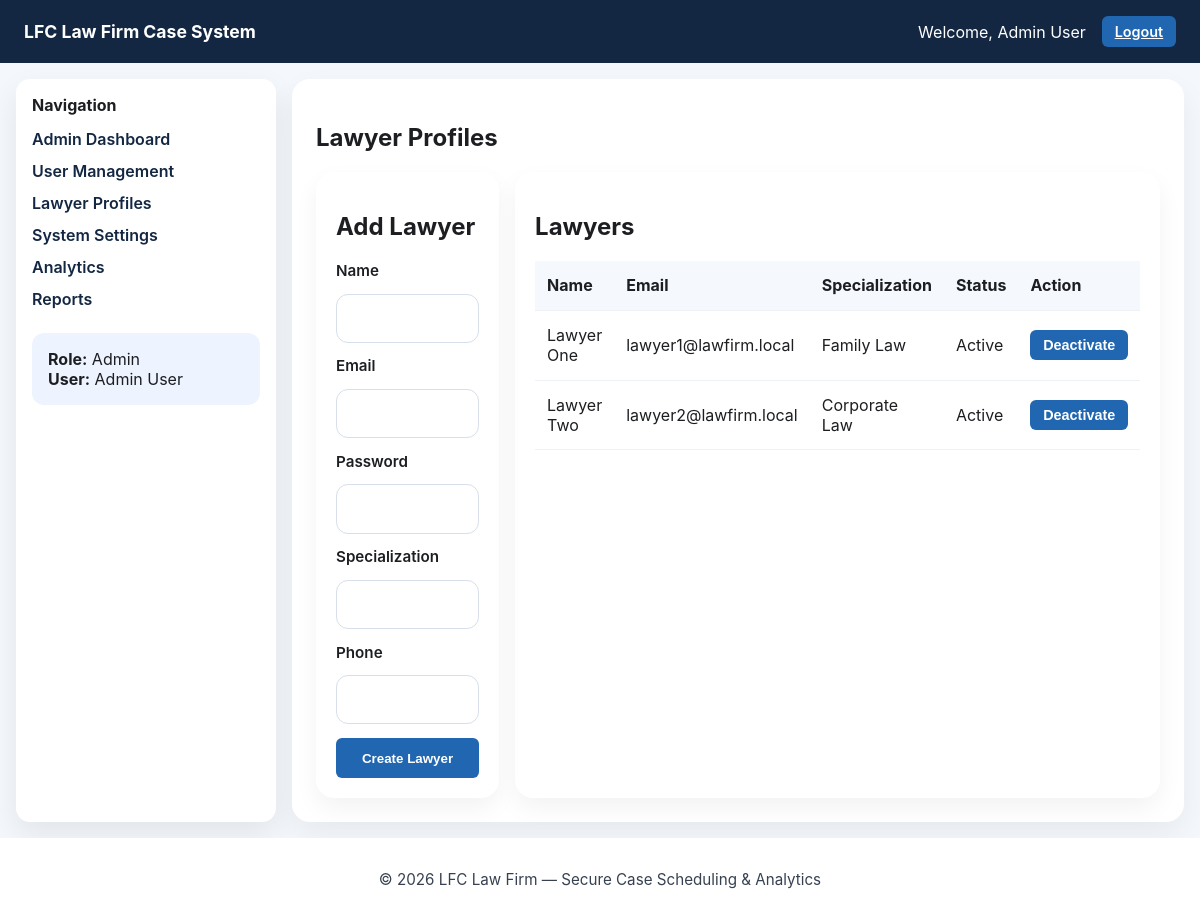
The app's page /admin/lawyers.php (signed in) with its own data.
### tables this page shows
CREATE TABLE lawyers (
  id INT AUTO_INCREMENT PRIMARY KEY,
  user_id INT NOT NULL,
  phone VARCHAR(50) DEFAULT NULL,
  specialization VARCHAR(100) DEFAULT NULL,
  active TINYINT(1) DEFAULT 1,
  FOREIGN KEY (user_id) REFERENCES users(id) ON DELETE CASCADE
);

CREATE TABLE users (
  id INT AUTO_INCREMENT PRIMARY KEY,
  name VARCHAR(100) NOT NULL,
  email VARCHAR(150) NOT NULL UNIQUE,
  password VARCHAR(255) NOT NULL,
  role ENUM('admin','staff','lawyer') NOT NULL DEFAULT 'staff',
  created_at TIMESTAMP DEFAULT CURRENT_TIMESTAMP
);

### admin/lawyers.php (the view, shortened to what this page needs)
<?php
require_once __DIR__ . '/../config/database.php';
$lawyers = $mysqli->query('SELECT l.id, u.name, u.email, l.phone, l.specialization, l.active, u.created_at FROM lawyers l JOIN users u ON l.user_id = u.id ORDER BY u.name ASC');
?>
<?php include __DIR__ . '/../includes/header.php'; ?>
<?php include __DIR__ . '/../includes/sidebar.php'; ?>
<section class="content-panel">
    <h1>Lawyer Profiles</h1>
    <div class="grid two-col">
        <article class="card">
            <h2>Add Lawyer</h2>
            <form method="post" class="form-card">
                <label>Name</label>
                <input type="text" name="name" required>
                <label>Email</label>
                <input type="email" name="email" required>
                <label>Password</label>
                <input type="password" name="password" required>
                <label>Specialization</label>
                <input type="text" name="specialization" required>
                <label>Phone</label>
                <input type="text" name="phone" required>
                <button class="button" type="submit">Create Lawyer</button>
            </form>
        </article>
        <article class="card">
            <h2>Lawyers</h2>
            <table>
                <thead>
                    <tr><th>Name</th><th>Email</th><th>Specialization</th><th>Status</th><th>Action</th></tr>
                </thead>
                <tbody>
                    <?php while ($row = $lawyers->fetch_assoc()): ?>
                        <tr>
                            <td><?php echo htmlspecialchars($row['name']); ?></td>
                            <td><?php echo htmlspecialchars($row['email']); ?></td>
                            <td><?php echo htmlspecialchars($row['specialization']); ?></td>
                            <td><?php echo $row['active'] ? 'Active' : 'Inactive'; ?></td>
                            <td>
                                <form method="post" style="display:inline;">
                                    <button class="button small" type="submit"><?php echo $row['active'] ? 'Deactivate' : 'Activate'; ?></button>
                                </form>
                            </td>
                        </tr>
                    <?php endwhile; ?>
                </tbody>
            </table>
        </article>
    </div>
</section>
<?php include __DIR__ . '/../includes/footer.php'; ?>

### assets/css/style.css (style rules this page uses)
* { box-sizing: border-box; }
body { margin: 0; font-family: Inter, system-ui, -apple-system, BlinkMacSystemFont, 'Segoe UI', sans-serif; background: #f4f7fb; color: #1c1e21; }
.button, button { background: #2066b0; border: none; color: white; padding: 0.8rem 1rem; border-radius: 6px; cursor: pointer; font-weight: 600; }
.button.small { padding: 0.45rem 0.8rem; font-size: 0.9rem; }
.content-panel { background: #fff; padding: 1.5rem; border-radius: 18px; box-shadow: 0 12px 30px rgba(16, 24, 40, 0.06); }
.card { background: #fff; border-radius: 18px; padding: 1.25rem; box-shadow: 0 10px 24px rgba(15, 23, 42, 0.05); }
.grid.two-col { display: grid; gap: 1rem; grid-template-columns: 1fr 1fr; }
.form-card { display: grid; gap: 0.85rem; }
.form-card label { font-weight: 600; font-size: 0.95rem; }
.form-card input, .form-card select, .form-card textarea { width: 100%; padding: 0.85rem 1rem; border: 1px solid #d7dfea; border-radius: 12px; font: inherit; }
table { width: 100%; border-collapse: collapse; margin-top: 0.75rem; }
thead { background: #f5f8fd; }
th, td { padding: 0.9rem 0.75rem; text-align: left; border-bottom: 1px solid #eef2f7; }

### records on screen
lawyers: user.name "Lawyer One", user.email "lawyer1@lawfirm.local", specialization "Family Law", active "Active"
lawyers: user.name "Lawyer Two", user.email "lawyer2@lawfirm.local", specialization "Corporate Law", active "Active"

### other values on screen
$_SESSION['name'] "Admin User"
$label "Admin Dashboard User Management Lawyer Profiles System Settings Analytics Reports"
$role "Admin"
